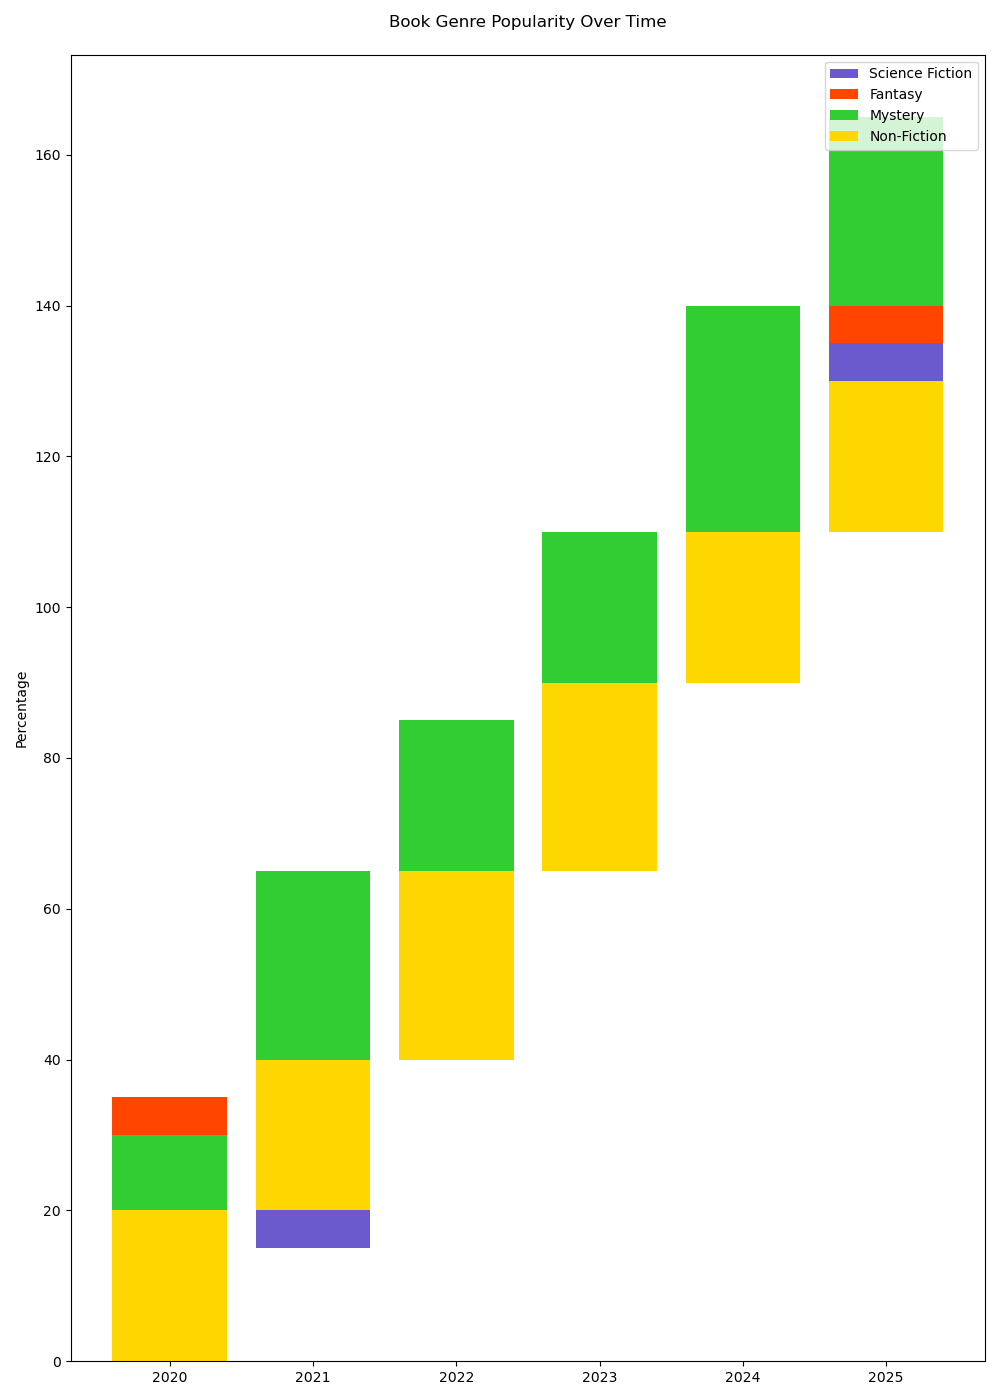

Python code for this plot:

import matplotlib.pyplot as plt
import numpy as np

data = np.array([
    [15, 35, 30, 20],
    [25, 20, 35, 20],
    [30, 25, 20, 25],
    [20, 30, 25, 25],
    [25, 25, 30, 20],
    [35, 20, 25, 20]
])

categories = ['2020', '2021', '2022', '2023', '2024', '2025']
labels = ['Science Fiction', 'Fantasy', 'Mystery', 'Non-Fiction']
colors = ['#6A5ACD', '#FF4500', '#32CD32', '#FFD700']

data_cum = data.cumsum(axis=0)
category_width = 0.8

fig, ax = plt.subplots(figsize=(10, 14))

for i, (colname, color) in enumerate(zip(labels, colors)):
    heights = data[:, i]
    starts = data_cum[:, i] - heights
    ax.bar(categories, heights, bottom=starts, width=category_width, label=colname, color=color)

ax.set_ylabel('Percentage')
ax.set_title('Book Genre Popularity Over Time', pad=20)
ax.legend(loc='upper right')
plt.tight_layout()
plt.show()
